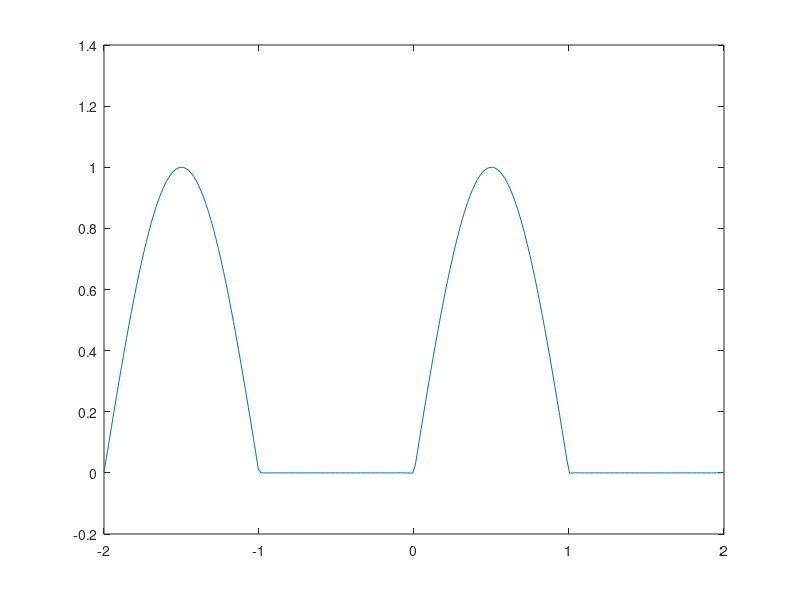

Reproduce this figure in MATLAB.
clc
clear all
%   a  case 3
% tau=linspace(-0.5,0.5,250)
% n=1:2:401;
% p=1./n
% h=sin(2*pi*n'*tau)
% ss=4/pi*p*h
% plot(tau,ss)



%   b  case 3
% tau=linspace(-1,1,250)
% n=1:200;
% p=1./n
% h=sin(pi*2*n'*tau)
% ss=1/2+1/pi*p*h
% plot(tau,ss)

%   d  case 3
% tau=linspace(-1,1,250)
% n=1:200;
% p=1./(2*n-1).^2
% h=cos(pi*(2*n'-1)*tau)
% ss=pi/2-4/pi*p*h
% plot(tau,ss)

%   f  case 3
tau=linspace(-2,2,250)
n=2:2:106;
p=1./(n.^2-1)
h=cos(pi*n'*tau)
ss=1/pi+1/2*sin(pi*tau)-2/pi*p*h
plot(tau,ss)
